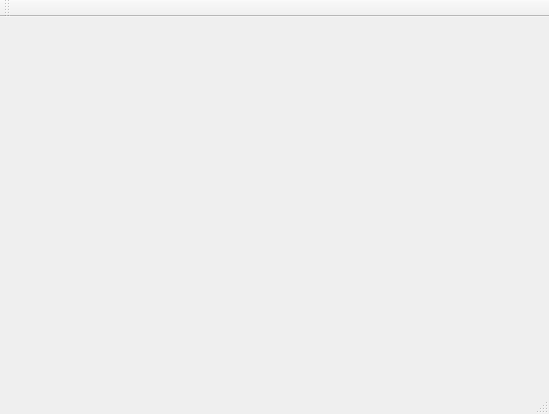
<?xml version="1.0" encoding="UTF-8"?>
<ui version="4.0">
 <class>MainWindow</class>
 <widget class="QMainWindow" name="MainWindow">
  <property name="geometry">
   <rect>
    <x>0</x>
    <y>0</y>
    <width>549</width>
    <height>414</height>
   </rect>
  </property>
  <property name="windowTitle">
   <string>MainWindow</string>
  </property>
  <widget class="QWidget" name="centralWidget"/>
  <widget class="QMenuBar" name="menuBar">
   <property name="geometry">
    <rect>
     <x>0</x>
     <y>0</y>
     <width>549</width>
     <height>22</height>
    </rect>
   </property>
  </widget>
  <widget class="QToolBar" name="mainToolBar">
   <attribute name="toolBarArea">
    <enum>TopToolBarArea</enum>
   </attribute>
   <attribute name="toolBarBreak">
    <bool>false</bool>
   </attribute>
  </widget>
  <widget class="QStatusBar" name="statusBar"/>
 </widget>
 <layoutdefault spacing="6" margin="11"/>
 <resources/>
 <connections/>
</ui>
